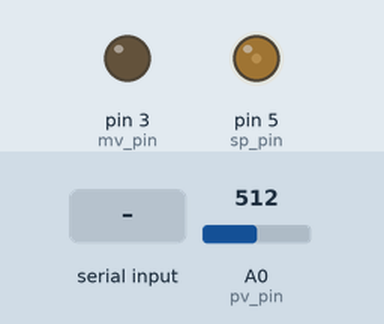
Bench run of a sketch on a simulated Arduino Uno, built with avr-gcc and run on an emulated ATmega328P. Parts: output pins drawn as LEDs (lit = HIGH). The test bench sets the inputs (shaded band); at power-on: A0 (pv_pin) = 512.

Above: at 1.2 s.
1.3 s: A0 (pv_pin) set to 122
At 3.3 s:
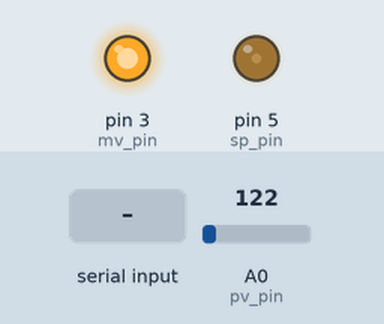
3.6 s: "90,45\n" received over Serial
At 4.75 s:
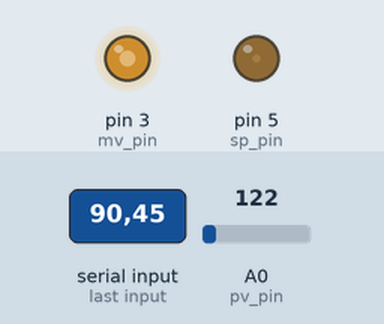
6.6 s: A0 (pv_pin) set to 0
At 8.4 s:
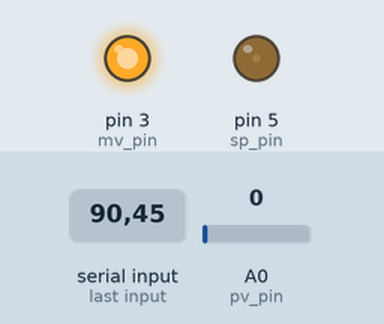
8.7 s: A0 (pv_pin) set to 306
At 9.5 s:
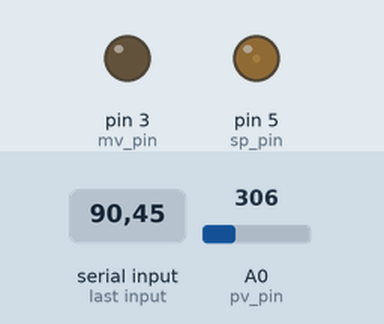
10.2 s: "30,150\n" received over Serial
At 11.6 s:
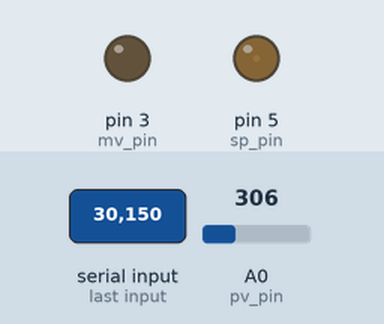
Timing chart, 0 to 13.2 s (numbered marks = the images above; inputs shaded):
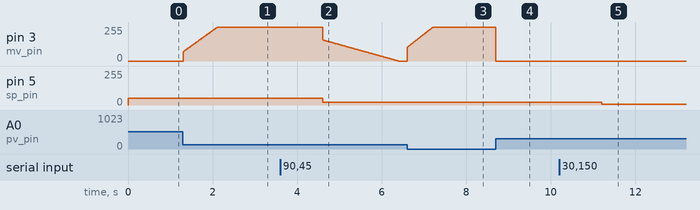

Measured:
- after the input at 1.3 s, pin 3 (mv_pin): moves from 0/255 to 254/255 over 0.80 s, starting at once
- after the input at 3.6 s, pin 3 (mv_pin): moves from 254/255 to 0/255 over 1.8 s, starting after 1.0 s; pin 5 (sp_pin): 51/255 → 22/255 after 1.0 s
- after the input at 6.6 s, pin 3 (mv_pin): moves from 0/255 to 253/255 over 0.60 s, starting at once
- after the input at 8.7 s, pin 3 (mv_pin): 253/255 → 0/255 at once
- after the input at 10.2 s, pin 5 (sp_pin): 22/255 → 7/255 after 1.0 s

The sketch:

moteur.ino
```cpp
// pin definitions
const int mv_pin = 3;
const int sp_pin = 5;
const int pv_pin = A0;

// control related variables
double pv = 0;
double sp = 1;
double e = 0;
double i = 0;
double i_prec = 0;
double mv = 0;
double mv_i = 0;

// time variable
unsigned long t_prec = 0;

void setup() {
  // put your setup code here, to run once:
  pinMode(mv_pin, OUTPUT);
  pinMode(sp_pin, OUTPUT);

  Serial.begin(9600);
  while (!Serial){};
}

void loop() {
  // put your main code here, to run repeatedly:
  // read a new set point on the Serial
  if (Serial.available() > 0){
    sp = Serial.readString().toInt() * 5. / 1023;
  }

  unsigned long t = millis();

  // check if 10ms has elapsed since last code execution
  if (t - t_prec >= 10){
    // read pv from analog input and scale it to 0-5 V
    pv = analogRead(pv_pin) * 5. / 1023;

    // PI algorithm starts here
    e = sp - pv;

    // integration error handling
    i = i_prec + e;
    mv_i = 0.01 / 0.3 * i;

    mv = 3.33 * (e + mv_i);

    // ARW (anti reset windup) handling
    if ((mv > 5.) || (mv < 0.)){
      i = i_prec;
      mv_i = 0.01 / 0.3 * i;

      mv = 3.33 * (e + mv_i);
    }

    // limits the manipulated value to 0-5 V
    mv = constrain(mv, 0., 5.);

    // write mv and pv so that we can apply it and monitor it
    analogWrite(mv_pin, round(mv * 255 / 5.));
    analogWrite(sp_pin, round(sp * 255 / 5.));

    // update variables
    i_prec = i;
    t_prec = t;
  }
}
```
